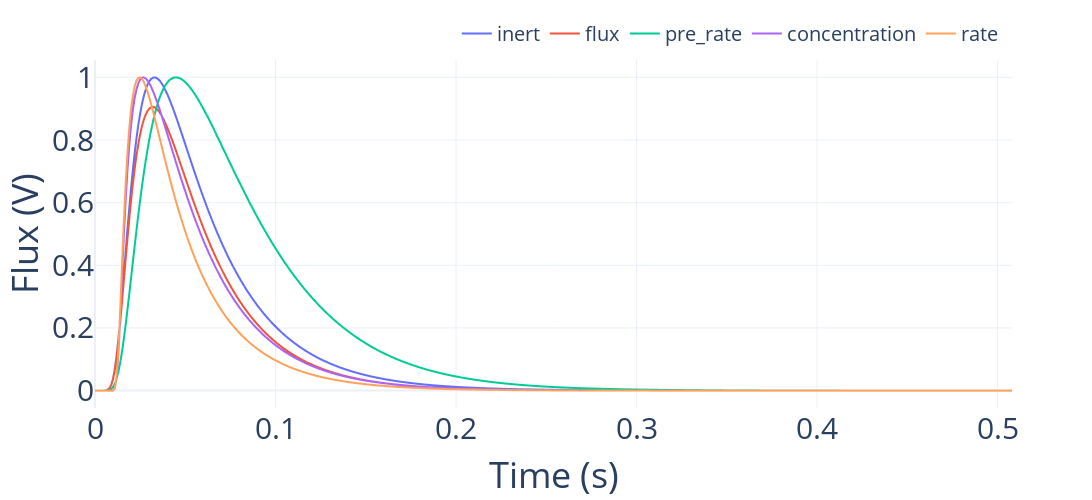

Write notebook code for a chart like this one.
### Code cell
inert_max = np.max(inert)
df = pd.DataFrame()
df['inert'] = inert / np.max(inert)
df['flux'] = flux / np.max(inert)
df['pre_rate'] = df['inert'] - df['flux']
df['pre_rate'] /= np.max(df['pre_rate'])
df['concentration'] = concentration / np.max(concentration)
df['rate'] = rate / np.max(rate)
tapsap.plot_tap(times, df, legend=True)

### Figure 1 — Plotly figure (JSON) as saved in the notebook; plotly's stock layout.template omitted (floating-point values rounded to 4 significant figures; data arrays with more than 128 entries replaced by an {"elided": "..."} marker saying what was removed)
{"data": [{"hovertemplate": "colors=inert<br>x=%{x}<br>y=%{y}<extra></extra>", "legendgroup": "inert", "line": {"color": "#636efa", "dash": "solid"}, "mode": "lines", "name": "inert", "showlegend": true, "type": "scattergl", "x": {"elided": "509 float values"}, "xaxis": "x", "y": {"elided": "509 float values"}, "yaxis": "y"}, {"hovertemplate": "colors=flux<br>x=%{x}<br>y=%{y}<extra></extra>", "legendgroup": "flux", "line": {"color": "#EF553B", "dash": "solid"}, "mode": "lines", "name": "flux", "showlegend": true, "type": "scattergl", "x": {"elided": "509 float values"}, "xaxis": "x", "y": {"elided": "509 float values"}, "yaxis": "y"}, {"hovertemplate": "colors=pre_rate<br>x=%{x}<br>y=%{y}<extra></extra>", "legendgroup": "pre_rate", "line": {"color": "#00cc96", "dash": "solid"}, "mode": "lines", "name": "pre_rate", "showlegend": true, "type": "scattergl", "x": {"elided": "509 float values"}, "xaxis": "x", "y": {"elided": "509 float values"}, "yaxis": "y"}, {"hovertemplate": "colors=concentration<br>x=%{x}<br>y=%{y}<extra></extra>", "legendgroup": "concentration", "line": {"color": "#ab63fa", "dash": "solid"}, "mode": "lines", "name": "concentration", "showlegend": true, "type": "scattergl", "x": {"elided": "509 float values"}, "xaxis": "x", "y": {"elided": "509 float values"}, "yaxis": "y"}, {"hovertemplate": "colors=rate<br>x=%{x}<br>y=%{y}<extra></extra>", "legendgroup": "rate", "line": {"color": "#FFA15A", "dash": "solid"}, "mode": "lines", "name": "rate", "showlegend": true, "type": "scattergl", "x": {"elided": "509 float values"}, "xaxis": "x", "y": {"elided": "509 float values"}, "yaxis": "y"}], "layout": {"font": {"size": 30}, "height": 500, "legend": {"font": {"size": 20}, "orientation": "h", "title": {"text": ""}, "tracegroupgap": 0, "x": 0.99, "xanchor": "right", "y": 1.02, "yanchor": "bottom"}, "margin": {"t": 60}, "showlegend": true, "width": 1500, "xaxis": {"anchor": "y", "domain": [0, 1], "title": {"text": "Time (s)"}}, "yaxis": {"anchor": "x", "domain": [0, 1], "title": {"text": "Flux (V)"}}}}
